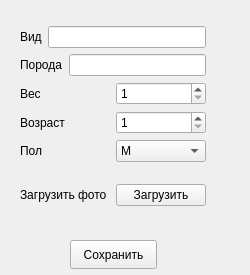
<?xml version="1.0" encoding="UTF-8"?>
<ui version="4.0">
 <class>MainWindow</class>
 <widget class="QMainWindow" name="MainWindow">
  <property name="windowModality">
   <enum>Qt::ApplicationModal</enum>
  </property>
  <property name="geometry">
   <rect>
    <x>0</x>
    <y>0</y>
    <width>250</width>
    <height>275</height>
   </rect>
  </property>
  <property name="sizePolicy">
   <sizepolicy hsizetype="Fixed" vsizetype="Fixed">
    <horstretch>0</horstretch>
    <verstretch>0</verstretch>
   </sizepolicy>
  </property>
  <property name="minimumSize">
   <size>
    <width>230</width>
    <height>250</height>
   </size>
  </property>
  <property name="maximumSize">
   <size>
    <width>250</width>
    <height>275</height>
   </size>
  </property>
  <property name="contextMenuPolicy">
   <enum>Qt::DefaultContextMenu</enum>
  </property>
  <property name="windowTitle">
   <string>Данные о животном</string>
  </property>
  <widget class="QWidget" name="centralwidget">
   <widget class="QWidget" name="layoutWidget">
    <property name="geometry">
     <rect>
      <x>20</x>
      <y>10</y>
      <width>186</width>
      <height>214</height>
     </rect>
    </property>
    <layout class="QVBoxLayout" name="verticalLayout_2">
     <item>
      <layout class="QVBoxLayout" name="verticalLayout">
       <item>
        <layout class="QHBoxLayout" name="horizontalLayout_5">
         <item>
          <widget class="QLabel" name="label_5">
           <property name="text">
            <string>Вид</string>
           </property>
           <property name="textFormat">
            <enum>Qt::AutoText</enum>
           </property>
          </widget>
         </item>
         <item>
          <widget class="QLineEdit" name="animaltype">
           <property name="toolTip">
            <string>Кошка, собака, кролик</string>
           </property>
           <property name="whatsThis">
            <string/>
           </property>
           <property name="inputMask">
            <string extracomment="выа"/>
           </property>
           <property name="cursorPosition">
            <number>0</number>
           </property>
           <property name="dragEnabled">
            <bool>false</bool>
           </property>
           <property name="readOnly">
            <bool>false</bool>
           </property>
           <property name="clearButtonEnabled">
            <bool>true</bool>
           </property>
          </widget>
         </item>
        </layout>
       </item>
       <item>
        <layout class="QHBoxLayout" name="horizontalLayout_4">
         <item>
          <widget class="QLabel" name="label_4">
           <property name="text">
            <string>Порода</string>
           </property>
           <property name="textFormat">
            <enum>Qt::AutoText</enum>
           </property>
          </widget>
         </item>
         <item>
          <widget class="QLineEdit" name="animalbreed">
           <property name="toolTip">
            <string>Порода животного</string>
           </property>
           <property name="statusTip">
            <string/>
           </property>
           <property name="whatsThis">
            <string/>
           </property>
           <property name="accessibleName">
            <string/>
           </property>
           <property name="inputMask">
            <string extracomment="выа"/>
           </property>
           <property name="cursorPosition">
            <number>0</number>
           </property>
           <property name="dragEnabled">
            <bool>false</bool>
           </property>
           <property name="readOnly">
            <bool>false</bool>
           </property>
           <property name="clearButtonEnabled">
            <bool>true</bool>
           </property>
          </widget>
         </item>
        </layout>
       </item>
       <item>
        <layout class="QHBoxLayout" name="horizontalLayout">
         <item>
          <widget class="QLabel" name="label">
           <property name="text">
            <string>Вес</string>
           </property>
           <property name="textFormat">
            <enum>Qt::AutoText</enum>
           </property>
          </widget>
         </item>
         <item>
          <widget class="QSpinBox" name="animalweight">
           <property name="minimum">
            <number>1</number>
           </property>
           <property name="singleStep">
            <number>1</number>
           </property>
          </widget>
         </item>
        </layout>
       </item>
       <item>
        <layout class="QHBoxLayout" name="horizontalLayout_2">
         <item>
          <widget class="QLabel" name="label_2">
           <property name="text">
            <string>Возраст </string>
           </property>
           <property name="textFormat">
            <enum>Qt::AutoText</enum>
           </property>
          </widget>
         </item>
         <item>
          <widget class="QSpinBox" name="animalage">
           <property name="minimum">
            <number>1</number>
           </property>
           <property name="singleStep">
            <number>1</number>
           </property>
          </widget>
         </item>
        </layout>
       </item>
       <item>
        <layout class="QHBoxLayout" name="horizontalLayout_3">
         <item>
          <widget class="QLabel" name="label_3">
           <property name="text">
            <string>Пол</string>
           </property>
           <property name="textFormat">
            <enum>Qt::AutoText</enum>
           </property>
          </widget>
         </item>
         <item>
          <widget class="QComboBox" name="animalsex">
           <item>
            <property name="text">
             <string>М</string>
            </property>
           </item>
           <item>
            <property name="text">
             <string>Ж</string>
            </property>
           </item>
          </widget>
         </item>
        </layout>
       </item>
      </layout>
     </item>
     <item>
      <layout class="QHBoxLayout" name="horizontalLayout_6">
       <item>
        <widget class="QLabel" name="label_6">
         <property name="text">
          <string>Загрузить фото</string>
         </property>
        </widget>
       </item>
       <item>
        <widget class="QPushButton" name="downloadButton">
         <property name="toolTip">
          <string>Выбрать фото на компьютере</string>
         </property>
         <property name="text">
          <string>Загрузить</string>
         </property>
        </widget>
       </item>
      </layout>
     </item>
    </layout>
   </widget>
   <widget class="QPushButton" name="saveButton">
    <property name="geometry">
     <rect>
      <x>70</x>
      <y>240</y>
      <width>87</width>
      <height>29</height>
     </rect>
    </property>
    <property name="text">
     <string>Сохранить</string>
    </property>
   </widget>
  </widget>
 </widget>
 <resources/>
 <connections/>
</ui>
